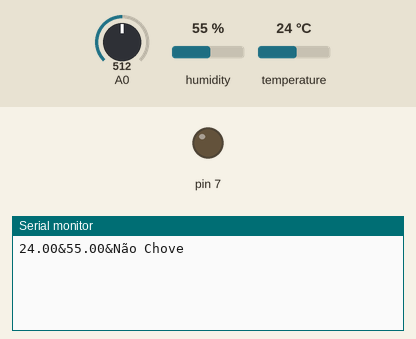
Simulated run of this sketch. Board: Arduino Uno, built with avr-gcc and run on an emulated ATmega328P. Shown: output pins drawn as LEDs (lit = HIGH), the last lines printed to the serial monitor. Inputs (shaded band) come from the test bench; at power-on: A0 = 512, humidity 55 %, temperature 24 °C.

Above: at 2.8 s.
2.9 s: A0 set to 488
At 6.0 s:
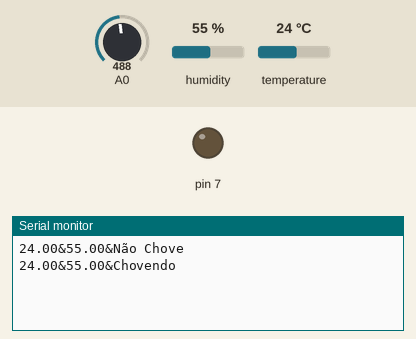
8.3 s: A0 set to 318
At 9.7 s:
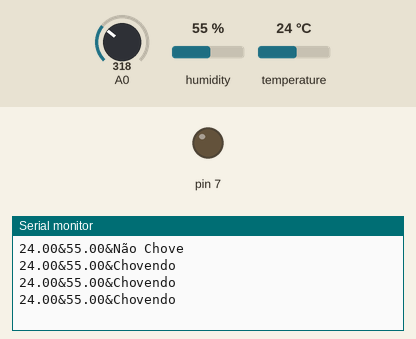
9.9 s: A0 set to 284
At 12.0 s:
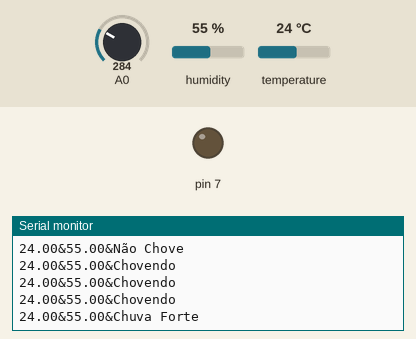

Measured:
- the behaviour switches between 500 and 499 on A0 (found by bisection; images 0 and 1)
- the behaviour switches between 300 and 299 on A0 (found by bisection; images 2 and 3)
- after the input at 2.9 s, the serial monitor: prints a new line after 1.6 s (image 1)
- after the input at 9.9 s, the serial monitor: prints a new line after 1.5 s (image 3)

The sketch:

Codigo_Arduino_C.ino
```cpp
#include "DHT.h"

#define DHTPIN 2

#define DHTTYPE DHT11

DHT dht(DHTPIN, DHTTYPE);


void setup() {

  Serial.begin(9600);
  pinMode(7, OUTPUT);
  dht.begin();

}

void loop() {

  delay(2000);

  float h = dht.readHumidity();
  float t = dht.readTemperature();
  float hic = dht.computeHeatIndex(t, h, false);
  String c;

  if(analogRead(0)<300) c= "Chuva Forte";
  else if(analogRead(0)<500) c="Chovendo";
  else c ="Não Chove";
  delay(250);

  Serial.print(t);
  Serial.print("&");
  Serial.print(h);
  Serial.print("&");
  Serial.print(c);
  Serial.print("\n");


}
```
